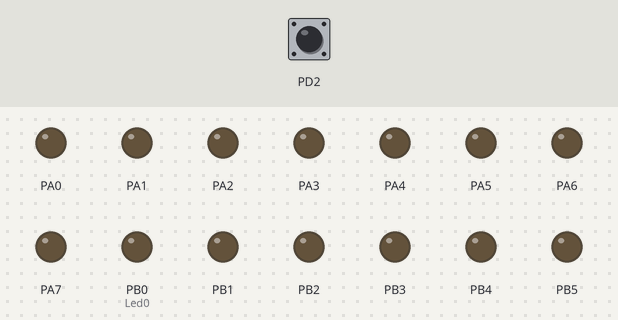
Simulated run of this program. Board: ATmega32, built with avr-gcc and emulated at 8 MHz. On the bench: output pins drawn as LEDs (lit = HIGH). The test bench sets the inputs (shaded band); at power-on: PD2 HIGH.

Above: at 1.2 s.
1.3 s: PD2 pulled LOW for 0.15 s
At 1.7 s:
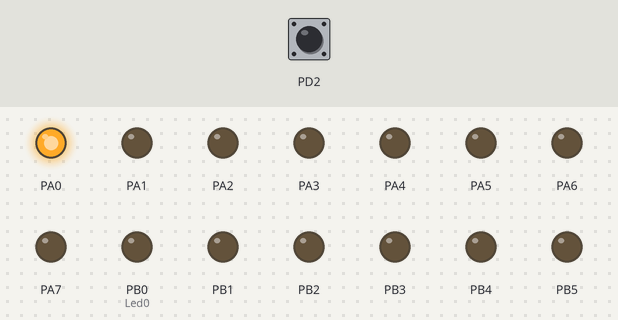
Timing chart, 0 to 4.3 s (numbered marks = the images above; inputs shaded):
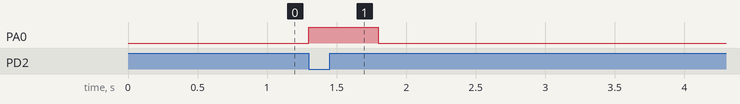

Measured:
- after the input at 1.3 s, PA0: LOW → HIGH at once, → LOW 0.50 s later

The program:

main.c
```c
/*
 * main.c
 *
 *  Created on: Jan 27, 2023
 *      Author: Saher Ghanem
 */


#include "Std_types.h"
#include "Bit_math.h"

#include "Delay_Interface.h"
#include "DIO.h"
#include "LED.h"
#include "PUSHBUTTON.h"
#include "GIE.h"
#include "EXTI.h"


LED_tstrLEDCfg_t Led0 = {ACTIVE_HIGH,DIO_enuPin0};
int main(void)
{
	DIO_enuInit();
	GIE_enuEnable();
	EXTI_enuInt0Init();


    while (1)
    {

}
}

void __vector_1 (void) __attribute__((signal));
void __vector_1 (void)
{
LED_enuLED_ON(Led0);
Delay_ms(500);
LED_enuLED_OFF(Led0);

}
```

Delay.c
```c
/*
 * First_Project.c
 *
 * Created: 1/10/2023 7:30:20 PM
 * Author : hp
 */
 #include "Std_types.h"

#include "Bit_math.h"

#include "Delay_Interface.h"

#define FCPU 8000000UL

void Delay_ms(u32 Delay)
{
	Delay = (u32)((f32)Delay*((f32)FCPU/1000000.0)*29.41);
	while(Delay)
	{
		asm("NOP");
		Delay--;
	}

}
```

Delay_Interface.h
```c
/*
 * Delay_Interface.h
 *
 *  Created on: Oct 10, 2022
 *      Author: hp
 */

#ifndef DELAY_INTERFACE_H_
#define DELAY_INTERFACE_H_
 #include "Std_types.h"
void Delay_ms(u32 Delay);

#endif /* INCLUDE_LIB_DELAY_INTERFACE_H_ */
```

EXTI.c
```c
#include "Std_types.h"
#include "Bit_math.h"

#include "EXTI.h"
#include "EXTI_Cfg.h"
#include "EXTI_Prv.h"


EXTI_tenuErrorStatus EXTI_enuInt0Init(void){
	/* Set sence control for INT0 to falling edge */
	SET_BIT(MCUCR,MCUCR_ISC01);
	CLR_BIT(MCUCR,MCUCR_ISC00);

	/* Peripheral interrupt enable for INT0 */
	SET_BIT(GICR,GICR_INT0);

	return EXTI_enuOK;
}
```

EXTI.h
```c
/****************************************************************************/
/****************************************************************************/
/**************************		Author: SAHER GHANEM 	*********************/
/**************************		   ITI-INTAKE43         *********************/
/**************************		   Layer:  MCAL    		*********************/
/**************************	    SWC: EXternal Interrupt *********************/
/**************************		   Version:1.00 	    *********************/
/**************************     EXTI Interface File     *********************/
/**************************		  DATE: 01/24/2023      *********************/
/****************************************************************************/
/****************************************************************************/


/*EXTI Interface File */

#ifndef EXTI_H
#define EXTI_H
#include "Std_types.h"

typedef enum
{
	EXTI_enuOK = 0,
	EXTI_enuNotOK,
	EXTI_enuNullPtr

}EXTI_tenuErrorStatus;   //return type of DIO Functions to report errors

EXTI_tenuErrorStatus EXTI_enuInt0Init(void);

EXTI_tenuErrorStatus EXTI_enuInt1Init(void);

EXTI_tenuErrorStatus EXTI_enuInt2Init(void);


#endif /*EXTI_H*/
```

EXTI_Prv.h
```c
/****************************************************************************/
/****************************************************************************/
/**************************		Author: SAHER GHANEM 	*********************/
/**************************		   ITI-INTAKE43         *********************/
/**************************		   Layer:  MCAL    		*********************/
/**************************	    SWC: External Interrupt *********************/
/**************************		   Version:1.00 	    *********************/
/**************************   EXTI Configuration File   *********************/
/**************************		DATE: 01/24/2023       	*********************/
/****************************************************************************/
/****************************************************************************/

/*EXTI Privet File */

#ifndef EXTI_Prv_H
#define EXTI_Prv_H


//Perperal Interrupt Enable or Specific Interrupt Enable
#define GICR 		       *((volatile u8*)0x5B)    //General Interrupt Flag Register
#define GICR_INT1		   7   //INT1: External Interrupt Request 1 Enable
#define GICR_INT0		   6   //INT0: External Interrupt Request 0 Enable
#define GICR_INT2		   5   //INT2: External Interrupt Request 2 Enable


#define GIFR               *((volatile u8*)0x5A)    //General Interrupt Flag Register


#define MCUCR              *((volatile u8*)0x55)    //MCU Control and Status Register
#define MCUCR_ISC11        3  //ISC11, ISC10: Interrupt 1 Sense Control Bit 1 and Bit 0
#define MCUCR_ISC10        2  //ISC11, ISC10: Interrupt 1 Sense Control Bit 1 and Bit 0
#define MCUCR_ISC01        1  //ISC01, ISC00: Interrupt 0 Sense Control Bit 1 and Bit 0
#define MCUCR_ISC00        0  //ISC01, ISC00: Interrupt 0 Sense Control Bit 1 and Bit 0


#define MCUCSR             *((volatile u8*)0x54)   //The Asynchronous External Interrupt 2 is activated by the external pin INT2
#define MCUCSR_INT2        6   //ISC2: Interrupt Sense Control

#endif /*EXTI_Prv_H*/
```

GIE.c
```c
#include "Std_types.h"
#include "Bit_math.h"

#include "GIE.h"
#include "GIE_Prv.h"


GIE_tenuErrorStatus GIE_enuEnable(void){

	SET_BIT(SREG,SREG_I);

	return GIE_enuOK;
}
GIE_tenuErrorStatus GIE_enuDisable(void){

	CLR_BIT(SREG,SREG_I);


	return GIE_enuOK;

}
```

GIE.h
```c
/****************************************************************************/
/****************************************************************************/
/**************************		Author: SAHER GHANEM 	*********************/
/**************************		   ITI-INTAKE43         *********************/
/**************************		   Layer:  MCAL    		*********************/
/************************** 		SWC:  GIE			*********************/
/**************************		   Version:1.00 	    *********************/
/**************************   GLOBAL INTERRUPT ENABLE   *********************/
/**************************		  DATE: 01/24/2023      *********************/
/****************************************************************************/
/****************************************************************************/


/*GIE Interface File */

#ifndef GIE_H
#define GIE_H
#include "Std_types.h"


typedef enum
{
	GIE_enuOK = 0,
	GIE_enuNotOK,
	GIE_enuNullPtr

}GIE_tenuErrorStatus;   //return type of GIE Functions to report errors


GIE_tenuErrorStatus GIE_enuEnable(void);
GIE_tenuErrorStatus GIE_enuDisable(void);


#endif /*GIE_H*/
```

GIE_Prv.h
```c
/****************************************************************************/
/****************************************************************************/
/**************************		Author: SAHER GHANEM 	*********************/
/**************************		   ITI-INTAKE43         *********************/
/**************************		   Layer:  MCAL    		*********************/
/**************************	        SWC: GIE		    *********************/
/**************************		   Version:1.00 	    *********************/
/**************************    Global Interrupt Enable  *********************/
/**************************		DATE: 01/24/2023       	*********************/
/****************************************************************************/
/****************************************************************************/

/*GIE Privet File */

#ifndef GIE_Prv_H
#define GIE_Prv_H


//Global Interrupt Enable
#define SREG 		       *((volatile u8*)0x5F)
#define SREG_I			   7


#endif /*GIE*/
```

LED.c
```c
#include "LED.h"
#include "LED_Cfg.h"
//#include "LED_Prv.h"

LED_tenuErrorStatus LED_enuLED_ON(LED_tstrLEDCfg_t Cpy_u8LED_NUMBER){
	if(Cpy_u8LED_NUMBER.LED_PIN_NUM<0 || Cpy_u8LED_NUMBER.LED_PIN_NUM>32){
		return LED_enuNotOK;
	}
	if(Cpy_u8LED_NUMBER.LED_Polarity == ACTIVE_HIGH){
		DIO_enuSetPin(Cpy_u8LED_NUMBER.LED_PIN_NUM);
	}else{

		DIO_enuClearPin(Cpy_u8LED_NUMBER.LED_PIN_NUM);
	}

	return LED_enuOK;
}

LED_tenuErrorStatus LED_enuLED_OFF(LED_tstrLEDCfg_t Cpy_u8LED_NUMBER){
	if(Cpy_u8LED_NUMBER.LED_PIN_NUM<0 || Cpy_u8LED_NUMBER.LED_PIN_NUM>32){
		return LED_enuNotOK;
	}
	if(Cpy_u8LED_NUMBER.LED_Polarity == ACTIVE_HIGH){
		DIO_enuClearPin(Cpy_u8LED_NUMBER.LED_PIN_NUM);
	}else{

		DIO_enuSetPin(Cpy_u8LED_NUMBER.LED_PIN_NUM);
	}

		return LED_enuOK;
}
```

LED.h
```c
/****************************************************************************/
/****************************************************************************/
/**************************		Author: SAHER GHANEM 	*********************/
/**************************		   ITI-INTAKE43         *********************/
/**************************		   Layer:  HAL    		*********************/
/**************************		   SWC:	   LED     		*********************/
/**************************		   Version:1.00 	    *********************/
/**************************       LED Interface File    *********************/
/**************************		  DATE: 01/17/2023      *********************/
/****************************************************************************/
/****************************************************************************/


/*DIO Interface File */

#ifndef LED_H
#define LED_H
#include "DIO.h"
#include "LED_Cfg.h"

typedef enum
{
	LED_enuOK = 0,
	LED_enuNotOK,
	LED_enuNullPtr

}LED_tenuErrorStatus;   //return type of LED Functions to report errors


LED_tenuErrorStatus LED_enuLED_ON(LED_tstrLEDCfg_t Cpy_u8LED_NUMBER);


LED_tenuErrorStatus LED_enuLED_OFF(LED_tstrLEDCfg_t Cpy_u8LED_NUMBER);


#endif
```

PUSHBUTTON.c
```c
/****************************************************************************/
/****************************************************************************/
/**************************		Author: SAHER GHANEM 	*********************/
/**************************		   ITI-INTAKE43         *********************/
/**************************		   Layer:  HAL    		*********************/
/**************************		   SWC:	PUSHBUTTON     	*********************/
/**************************		   Version:1.00 	    *********************/
/**************************   PUSHBUTTON Implementation *********************/
/**************************		  DATE: 01/17/2023      *********************/
/****************************************************************************/
/****************************************************************************/


/*PUSHBUTTON Implementation */
#include "Std_types.h"
#include "Bit_math.h"
#include "PUSHBUTTON.h"
#include "DIO.h"

PUSHBUTTON_tenuErrorStatus PUSHBUTTON_enuIS_PRESSED(DIO_tenuPins Cpy_u8PinNumber,u8* PUSHBUTTON_STATE){
	if(Cpy_u8PinNumber<0 || Cpy_u8PinNumber>31){
			return PUSHBUTTON_enuNotOK;
	}

	//DIO_tenuErrorStatus Loc_return_d =
			DIO_enuGetPin(Cpy_u8PinNumber,PUSHBUTTON_STATE);
	return PUSHBUTTON_enuOK;
}
```

PUSHBUTTON.h
```c
/****************************************************************************/
/****************************************************************************/
/**************************		Author: SAHER GHANEM 	*********************/
/**************************		   ITI-INTAKE43         *********************/
/**************************		   Layer:  HAL    		*********************/
/**************************		   SWC:	PUSHBUTTON     	*********************/
/**************************		   Version:1.00 	    *********************/
/**************************  PUSHBUTTON Interface File  *********************/
/**************************		  DATE: 01/17/2023      *********************/
/****************************************************************************/
/****************************************************************************/


/*PUSHBUTTON Interface File */

#ifndef PUSHBUTTON_H
#define PUSHBUTTON_H
#include "Std_types.h"
#include "DIO.h"


typedef enum
{
	PUSHBUTTON_enuOK = 0,
	PUSHBUTTON_enuNotOK,
	PUSHBUTTON_enuNullPtr
}PUSHBUTTON_tenuErrorStatus;   //return type of PUSHBUTTON Functions to report errors


PUSHBUTTON_tenuErrorStatus PUSHBUTTON_enuIS_PRESSED(DIO_tenuPins Cpy_u8PinNumber,u8* PUSHBUTTON_STATE);

#endif /*PUSHBUTTON_H*/
```

EXTI_Cfg.h
```c
/****************************************************************************/
/****************************************************************************/
/**************************		Author: SAHER GHANEM 	*********************/
/**************************		   ITI-INTAKE43         *********************/
/**************************		   Layer:  MCAL    		*********************/
/**************************	    SWC: External Interrupt *********************/
/**************************		   Version:1.00 	    *********************/
/**************************   EXTI Configuration File   *********************/
/**************************		DATE: 01/24/2023       	*********************/
/****************************************************************************/
/****************************************************************************/


/*EXTI Configuration File */

#ifndef EXTI_Config_H
#define EXTI_Config_H
#include "Std_types.h"
#include "Bit_math.h"


#endif /*EXTI_Config_H*/
```

LED_Cfg.h
```c
/****************************************************************************/
/****************************************************************************/
/**************************		Author: SAHER GHANEM 	*********************/
/**************************		   ITI-INTAKE43         *********************/
/**************************		   Layer:  HAL    		*********************/
/**************************		   SWC:	   LED     		*********************/
/**************************		   Version:1.00 	    *********************/
/**************************   DIO Configuration File    *********************/
/**************************		DATE: 01/17/2023       	*********************/
/****************************************************************************/
/****************************************************************************/


/*LED Configuration File */


#ifndef LED_Config_H
#define LED_Config_H

#include "Std_types.h"


#define ACTIVE_LOW    0
#define ACTIVE_HIGH   1


typedef struct
{
	u8 LED_Polarity;
	u8 LED_PIN_NUM;
}LED_tstrLEDCfg_t;


#endif //LED_Config_H
```

Bit_math.h
```c
/****************************************************************************/
/****************************************************************************/
/**************************		Author: SAHER GHANEM 	*********************/
/**************************		   ITI-INTAKE43         *********************/
/**************************		Layer:  Libraries		*********************/
/**************************		SWC:	BIT_MATH		*********************/
/**************************		   Version:1.00 	    *********************/
/**************************		DATE: 12/06/2022       	*********************/
/****************************************************************************/
/****************************************************************************/

#ifndef BIT_MATH_H_
#define BIT_MATH_H_


/**************************		SET - CLEAR - TOGGLE - GET --> Bit_NO      *********************/
#define SET_BIT(REG,Bit_NO)             ((REG) |= (1<<(Bit_NO))) 									// Set The Bit number Bit_NO
#define CLR_BIT(REG,Bit_NO)             ((REG) &= (~(1<<(Bit_NO))))									// Clear The Bit number Bit_NO
#define TGL_BIT(REG,Bit_NO)				((REG) ^= (1<<(BIT_NO)))									// TOGGLE The Bit number Bit_NO
//#define GET_BIT(REG,Bit_NO) 	    	(((REG)>> (Bit_NO)) &1)		   					            // Get The Bit number Bit_NO
//#define GET_BIT(REG,Bit_NO)              ((REG & (1<<Bit_NO))>>Bit_NO)
#define GET_BIT(REG,Bit_NO)          	((REG>>Bit_NO)&0X01)
/**************************		SET - CLEAR - TOGGLE - GET --> HIG_NIB     *********************/
#define SET_HIG_NIB(REG)			    ((REG) |(0xFF << (sizeof(REG)*8 - 4)))                      // Set The High Nibble in a Register.
#define CLR_HIG_NIB(REG)			    ((REG) | ~((0xFF >> sizeof(REG)*8 - 4))) 	                // Clear The High Nibble in a Register.
#define GET_HIG_NIB(REG)			    ((REG) >> sizeof(REG) * 8 - 4) 			                    // Get The High Nibble in a Register.
#define TGL_HIG_NIB(REG)			    ((REG) ^ (0xFF << sizeof(REG)*8 - 4))   			        // Toggle the High Nibble in a Register.


/**************************		SET - CLEAR - TOGGLE - GET --> LOW_NIB     *********************/
#define SET_LOW_NIB(REG)			    ((REG) | (0xF))                                             // Set The Low Nibble in a Register.
#define CLR_LOW_NIB(REG)			    ((REG) | 0)		                                            // Clear The Low Nibble in a Register.
#define GET_LOW_NIB(REG)	    	    ((REG) & (0xF))	                                            // Get The Low Nibble in a Register.
#define TGL_LOW_NIB(REG)			    ((REG) ^ (0xF))		                                        // Toggle the Low Nibble in a Register.


/**************************		   ASSIGN --> REG - HIG_NIB - LOW_NIB      *********************/
#define ASSIGN_REG(REG,VALUE)           ((REG) = VALUE)												// Assign REG with VALUE
#define ASSIGN_HIG_NIB(REG,VALUE)		(CLR_H_NIB(REG) | VALUE << sizeof(REG) * 8 - 4)             // Assign HIGH nibble in REG with VALUE
#define ASSIGN_LOW_NIB(REG,VALUE)		(CLR_L_NIB(REG) | VALUE)                                    // Assign LOW nibble in REG with VALUE


/**************************		      SHIFT_RIGHT - SHIFT_Left             *********************/
#define SHIFT_RIGHT(REG,VALUE)         	((REG)>> (Bit_NO))                                          // Right Shift by NO
#define SHIFT_Left(REG,VALUE)			((REG)<< (Bit_NO))                                          // Left Shift by NO


/**************************   Circular Right Shift & Circular Left Shift   *********************/
#define CLR_RIGHT_SHIFT(REG,VALUE)		(((REG) >> Bit_NO) | ((REG) << sizeof(REG) * 8 - Bit_NO))   // Circular Right Shift
#define CLR_LEFT_SHIFT(REG,VALUE)       (((REG) << Bit_NO) | ((REG) >> sizeof(REG) * 8 - Bit_NO))   // Circular Left Shift


#endif
```

Source omitted: DIO.c (3789 bytes), DIO.h (3077 bytes), DIO_Cfg.h (3006 bytes), DIO_Prv.h (1382 bytes), Std_types.h (2561 bytes)
